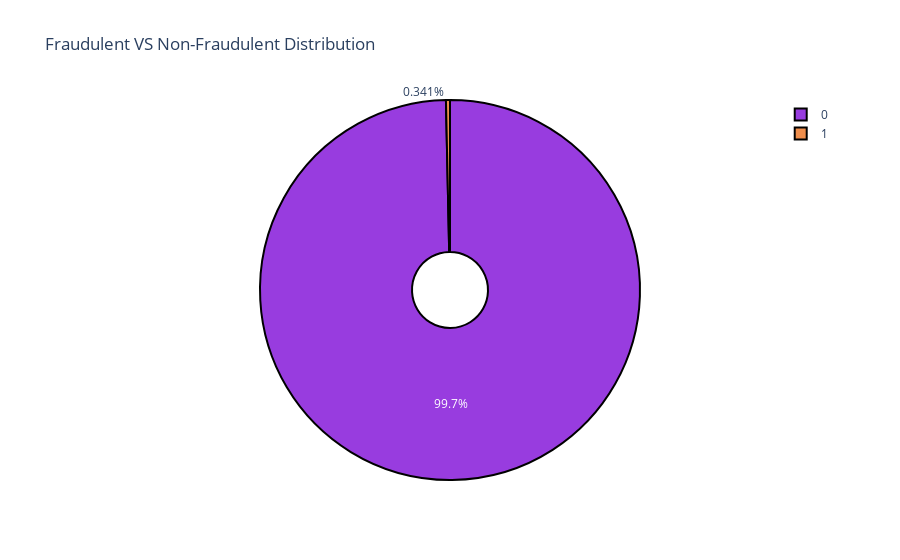

Notebook cell for this chart:
### Code cell
import random
import plotly.graph_objs as go
from plotly.offline import init_notebook_mode, iplot

# Create a pie chart data trace
trace = go.Pie(
    labels=list(train.Class.unique()),
    values=list(train.Class.value_counts()),
    hole=0.2,
    marker=dict(colors=random_colors(2), line=dict(color='#000000', width=2))
)

data = [trace]

# Define the layout for the pie chart
layout = go.Layout(
    title="Fraudulent VS Non-Fraudulent Distribution",
)

# Create a Figure object and display the chart
fig = go.Figure(data=data, layout=layout)
iplot(fig)

### Figure 1 — Plotly figure (JSON) as saved in the notebook; plotly's stock layout.template omitted (floating-point values rounded to 4 significant figures)
{"data": [{"hole": 0.2, "labels": [0, 1, null], "marker": {"colors": ["#983CDF", "#EF8E4C"], "line": {"color": "#000000", "width": 2}}, "values": [25749, 88], "type": "pie"}], "layout": {"title": {"text": "Fraudulent VS Non-Fraudulent Distribution"}}}
